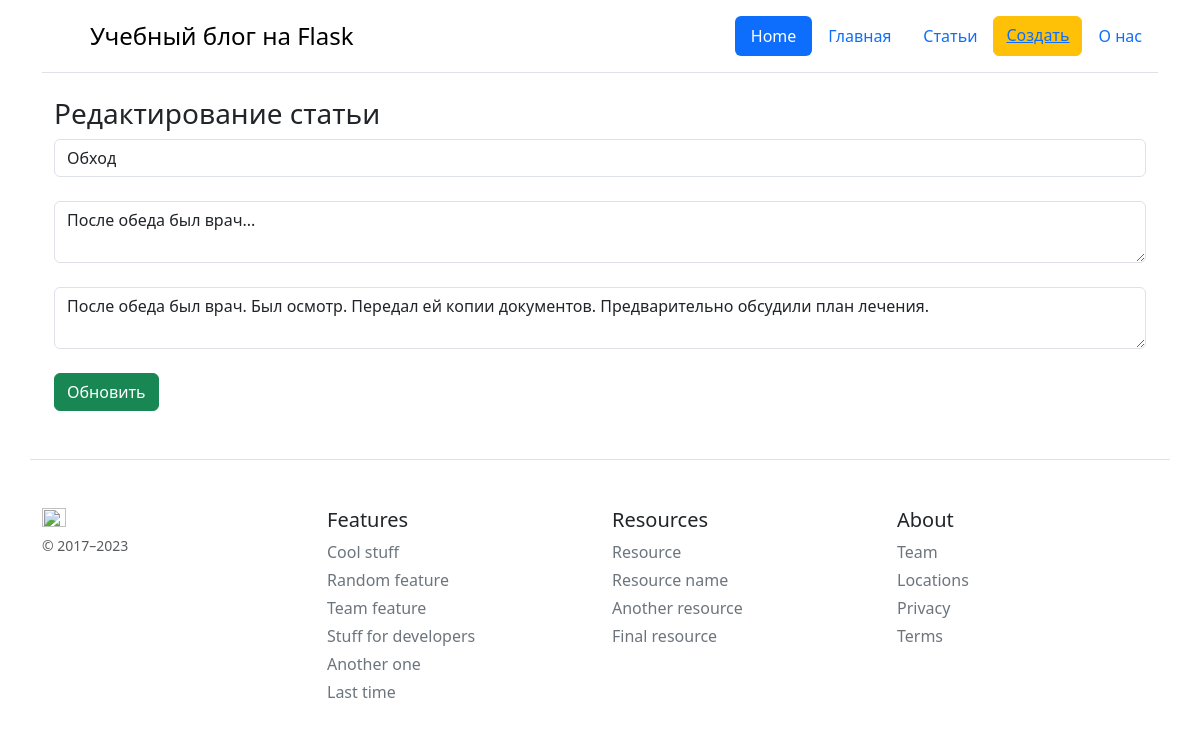
Page /posts/3/update on the committed database.
### app.py (models this page shows, shortened)
class Article(db.Model):
    id = db.Column(db.Integer, primary_key=True)
    title = db.Column(db.String(100), nullable=False)
    intro = db.Column(db.String(300), nullable=False)
    text = db.Column(db.Text, nullable=False)
    utc = tz.tzutc()
    local = tz.tzlocal()
    utc_now = datetime.utcnow()
    utc_now = utc_now.replace(tzinfo=utc)
    local_now = utc_now.astimezone(local)
    date = db.Column(db.DateTime, default=local_now)

### app.py (the view)
@app.route('/posts/<int:id>/update', methods=['POST', 'GET'])
def post_update(id):
    article = Article.query.get(id)
    if request.method == 'POST':
        article.title = request.form['title']
        article.intro = request.form['intro']
        article.text = request.form['text']
        try:
            db.session.commit()
            return redirect('/posts')
        except:
            return "При редактировании статьи произошла ошибка"
    else:
        return render_template("/post_update.html", article=article)

### templates/post_update.html (shortened to what this page needs)
{% extends 'base.html' %}
{% block body %}
<div class="container">
    <h3>Редактирование статьи</h3>
    <form method="post">
        <input type="text" name="title" id="title" class="form-control" value="{{ article.title }}" placeholder="Введите название статьи"><br>
        <textarea type="text" name="intro" id="intro" class="form-control" placeholder="Введите анонс">{{ article.intro }}</textarea><br>
        <textarea type="text" name="text" id="text" class="form-control" placeholder="Введите текст статьи">{{ article.text }}</textarea><br>
        <input type="submit" class="btn btn-success" value="Обновить">
    </form>
</div>
{% endblock %}

### rows in the picture
Article: title "Обход", intro "После обеда был врач...", text "После обеда был врач. Был осмотр. Передал ей копии документов. Предварительно обсудили план лечения."
